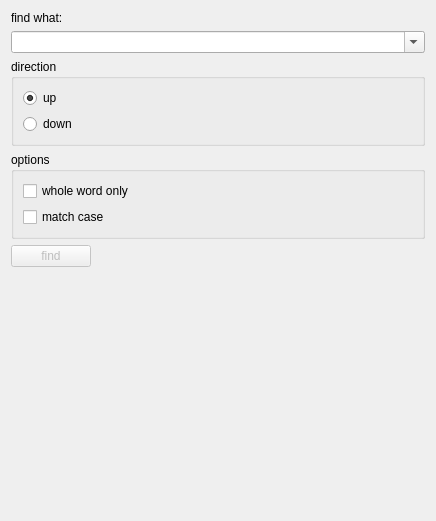
       <widget class="QWidget" name="FindTextPage">
        <property name="geometry">
         <rect>
          <x>0</x>
          <y>0</y>
          <width>436</width>
          <height>521</height>
         </rect>
        </property>
        <attribute name="label">
         <string>Find text in console</string>
        </attribute>
        <layout class="QVBoxLayout" name="verticalLayout_12">
         <item>
          <widget class="QLabel" name="label_3">
           <property name="text">
            <string>find what:</string>
           </property>
          </widget>
         </item>
         <item>
          <widget class="QComboBox" name="findWhatComboBox">
           <property name="sizePolicy">
            <sizepolicy hsizetype="Ignored" vsizetype="Preferred">
             <horstretch>0</horstretch>
             <verstretch>0</verstretch>
            </sizepolicy>
           </property>
           <property name="maximumSize">
            <size>
             <width>16777215</width>
             <height>16777215</height>
            </size>
           </property>
           <property name="inputMethodHints">
            <set>Qt::ImhNone</set>
           </property>
           <property name="editable">
            <bool>true</bool>
           </property>
           <property name="duplicatesEnabled">
            <bool>false</bool>
           </property>
          </widget>
         </item>
         <item>
          <widget class="QGroupBox" name="groupBox">
           <property name="title">
            <string>direction</string>
           </property>
           <layout class="QVBoxLayout" name="verticalLayout_9">
            <item>
             <widget class="QRadioButton" name="directionUpRadioButton">
              <property name="text">
               <string>up</string>
              </property>
              <property name="checked">
               <bool>true</bool>
              </property>
             </widget>
            </item>
            <item>
             <widget class="QRadioButton" name="directionDownRadioButton">
              <property name="text">
               <string>down</string>
              </property>
             </widget>
            </item>
           </layout>
          </widget>
         </item>
         <item>
          <widget class="QGroupBox" name="groupBox_2">
           <property name="title">
            <string>options</string>
           </property>
           <layout class="QVBoxLayout" name="verticalLayout_11">
            <item>
             <widget class="QCheckBox" name="matchWholeWordCheckBox">
              <property name="text">
               <string>whole word only</string>
              </property>
             </widget>
            </item>
            <item>
             <widget class="QCheckBox" name="matchCaseCheckBox">
              <property name="text">
               <string>match case</string>
              </property>
             </widget>
            </item>
           </layout>
          </widget>
         </item>
         <item>
          <layout class="QHBoxLayout" name="horizontalLayout_2">
           <item>
            <widget class="QPushButton" name="findPushButton">
             <property name="enabled">
              <bool>false</bool>
             </property>
             <property name="text">
              <string>find</string>
             </property>
            </widget>
           </item>
           <item>
            <spacer name="horizontalSpacer_3">
             <property name="orientation">
              <enum>Qt::Horizontal</enum>
             </property>
             <property name="sizeHint" stdset="0">
              <size>
               <width>40</width>
               <height>20</height>
              </size>
             </property>
            </spacer>
           </item>
          </layout>
         </item>
         <item>
          <widget class="QLabel" name="resultLabel">
           <property name="text">
            <string/>
           </property>
          </widget>
         </item>
         <item>
          <spacer name="verticalSpacer_5">
           <property name="orientation">
            <enum>Qt::Vertical</enum>
           </property>
           <property name="sizeHint" stdset="0">
            <size>
             <width>18</width>
             <height>13</height>
            </size>
           </property>
          </spacer>
         </item>
        </layout>
       </widget>
